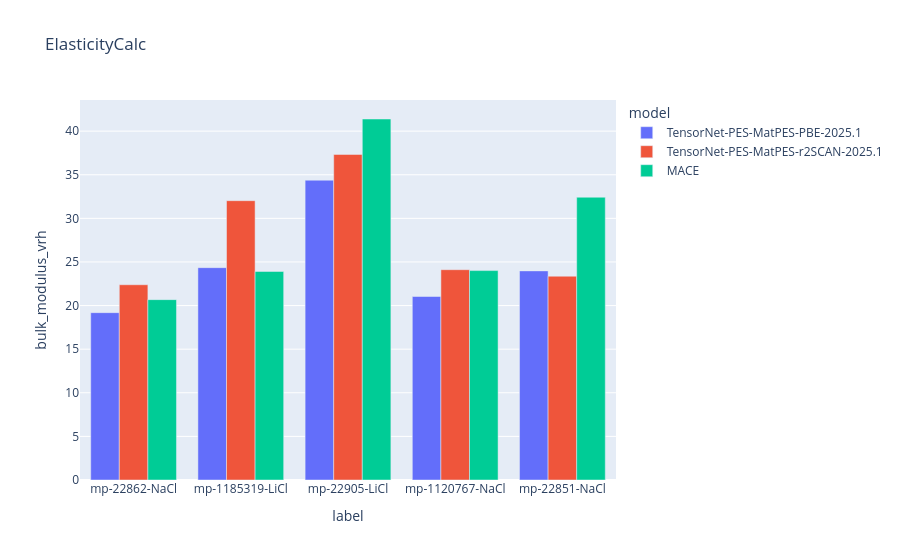

The notebook cell this image was saved under:
### Markdown cell above
## Plotting

We will now use plotly to make a few plots of the bulk modulus from ElasticityCalc and EOSCalc for comparisons.

### Code cell
px.bar(data_frame=df_preds, x="label", y="bulk_modulus_vrh", color="model", barmode="group", title="ElasticityCalc")

### Figure 1 — Plotly figure (JSON) as saved in the notebook; plotly's stock layout.template omitted (floating-point values rounded to 4 significant figures)
{"data": [{"alignmentgroup": "True", "hovertemplate": "model=TensorNet-PES-MatPES-PBE-2025.1<br>label=%{x}<br>bulk_modulus_vrh=%{y}<extra></extra>", "legendgroup": "TensorNet-PES-MatPES-PBE-2025.1", "marker": {"color": "#636efa", "pattern": {"shape": ""}}, "name": "TensorNet-PES-MatPES-PBE-2025.1", "offsetgroup": "TensorNet-PES-MatPES-PBE-2025.1", "orientation": "v", "showlegend": true, "textposition": "auto", "type": "bar", "x": ["mp-22862-NaCl", "mp-1185319-LiCl", "mp-22905-LiCl", "mp-1120767-NaCl", "mp-22851-NaCl"], "xaxis": "x", "y": [19.19, 24.35, 34.37, 21.04, 23.98], "yaxis": "y"}, {"alignmentgroup": "True", "hovertemplate": "model=TensorNet-PES-MatPES-r2SCAN-2025.1<br>label=%{x}<br>bulk_modulus_vrh=%{y}<extra></extra>", "legendgroup": "TensorNet-PES-MatPES-r2SCAN-2025.1", "marker": {"color": "#EF553B", "pattern": {"shape": ""}}, "name": "TensorNet-PES-MatPES-r2SCAN-2025.1", "offsetgroup": "TensorNet-PES-MatPES-r2SCAN-2025.1", "orientation": "v", "showlegend": true, "textposition": "auto", "type": "bar", "x": ["mp-22862-NaCl", "mp-1185319-LiCl", "mp-22905-LiCl", "mp-1120767-NaCl", "mp-22851-NaCl"], "xaxis": "x", "y": [22.39, 32.03, 37.33, 24.11, 23.37], "yaxis": "y"}, {"alignmentgroup": "True", "hovertemplate": "model=MACE<br>label=%{x}<br>bulk_modulus_vrh=%{y}<extra></extra>", "legendgroup": "MACE", "marker": {"color": "#00cc96", "pattern": {"shape": ""}}, "name": "MACE", "offsetgroup": "MACE", "orientation": "v", "showlegend": true, "textposition": "auto", "type": "bar", "x": ["mp-22862-NaCl", "mp-1185319-LiCl", "mp-22905-LiCl", "mp-1120767-NaCl", "mp-22851-NaCl"], "xaxis": "x", "y": [20.68, 23.91, 41.39, 24.01, 32.42], "yaxis": "y"}], "layout": {"barmode": "group", "legend": {"title": {"text": "model"}, "tracegroupgap": 0}, "title": {"text": "ElasticityCalc"}, "xaxis": {"anchor": "y", "domain": [0, 1], "title": {"text": "label"}}, "yaxis": {"anchor": "x", "domain": [0, 1], "title": {"text": "bulk_modulus_vrh"}}}}
